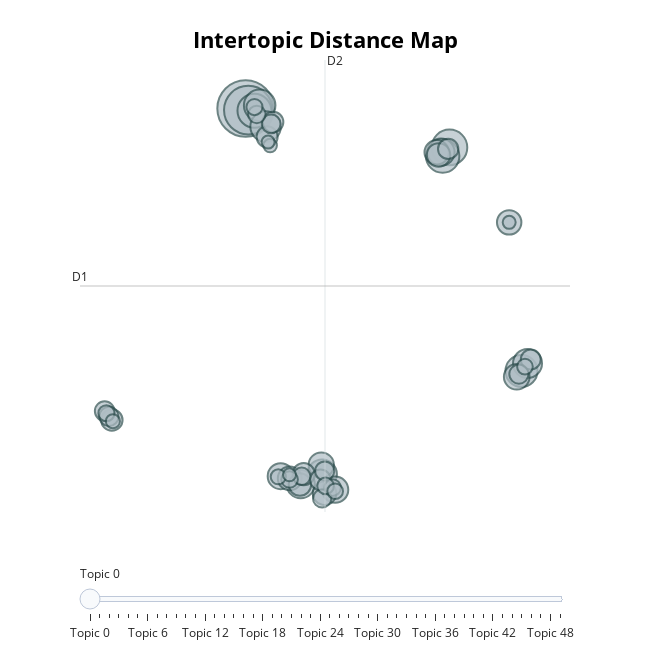

The notebook cell this image was saved under:
### Markdown cell above
### Tópicos

Técnica de modelado de tópicos con `transformers` y `TF-IDF`:

### Code cell
# remove urls, mentions, hashtags and numbers
p.set_options(p.OPT.URL, p.OPT.MENTION, p.OPT.NUMBER)
attacks["text_pre"] = attacks["text_pre"].apply(lambda x: p.clean(x))


# filter column
docs = attacks["text_pre"]

# calculate topics and probabilities
topic_model = BERTopic(
    language="multilingual", calculate_probabilities=True, verbose=True
)

# training
topics, probs = topic_model.fit_transform(docs)

# visualize topics
topic_model.visualize_topics()

### Figure 1 — Plotly figure (JSON) as saved in the notebook; plotly's stock layout.template omitted (floating-point values rounded to 4 significant figures; data arrays with more than 128 entries replaced by an {"elided": "..."} marker saying what was removed)
{"data": [{"customdata": {"elided": "50x3 mixed values"}, "hovertemplate": "<b>Topic %{customdata[0]}</b><br>%{customdata[1]}<br>Size: %{customdata[2]}", "legendgroup": "", "marker": {"color": "#B0BEC5", "line": {"color": "DarkSlateGrey", "width": 2}, "size": [209, 154, 83, 75, 73, 67, 65, 61, 57, 55, 52, 48, 45, 44, 43, 42, 39, 39, 37, 36, 36, 33, 32, 30, 29, 28, 28, 27, 26, 25, 24, 24, 24, 23, 22, 20, 20, 18, 18, 18, 17, 17, 16, 16, 15, 13, 12, 11, 11, 11], "sizemode": "area", "sizeref": 0.1306, "symbol": "circle"}, "mode": "markers", "name": "", "orientation": "v", "showlegend": false, "type": "scatter", "x": [-1.511, -1.336, 11.67, -0.9411, 11.23, 16.33, -0.6013, -0.2173, 3.438, 16.72, 2.054, 11.13, 4.281, 0.7563, 16.03, 3.383, 10.85, 15.54, 1.342, 3.595, 10.97, 2.002, 2.246, -10.16, -0.1196, 3.332, 0.2613, 11.59, 16.93, -10.63, -10.35, 16.17, 3.605, 0.1394, 3.439, 2.113, -0.785, 4.115, 3.66, 1.333, -10.51, -0.9371, 4.282, 16.56, 0.6037, -10.1, 0.0746, 15.54, 1.327, -0.05785], "xaxis": "x", "y": [15.57, 15.48, 13.54, 15.44, 13.09, 1.916, 15.73, 14.62, -3.451, 2.302, -3.973, 13.3, -4.26, -3.556, 1.613, -2.98, 13.29, 9.643, -3.672, -4.444, 13.15, -3.991, -3.452, -0.6368, 14.09, -3.749, 14.86, 13.46, 2.511, -0.1701, -0.4487, 1.751, -3.288, 14.76, -4.713, -3.562, 15.26, -4.153, -4.063, -3.732, -0.2858, 15.64, -4.34, 2.137, -3.588, -0.7027, 13.64, 9.643, -3.483, 13.82], "yaxis": "y"}], "layout": {"annotations": [{"showarrow": false, "text": "D1", "x": -12.22, "y": 6.333, "yshift": 10}, {"showarrow": false, "text": "D2", "x": 3.624, "xshift": 10, "y": 18.09}], "height": 650, "hoverlabel": {"bgcolor": "white", "font": {"family": "Rockwell", "size": 16}}, "legend": {"itemsizing": "constant", "tracegroupgap": 0}, "margin": {"t": 60}, "shapes": [{"line": {"color": "#CFD8DC", "width": 2}, "type": "line", "x0": 3.624, "x1": 3.624, "y0": -5.42, "y1": 18.09}, {"line": {"color": "#9E9E9E", "width": 2}, "type": "line", "x0": -12.22, "x1": 19.47, "y0": 6.333, "y1": 6.333}], "sliders": [{"active": 0, "pad": {"t": 50}, "steps": [{"args": [{"marker.color": [["red", "#B0BEC5", "#B0BEC5", "#B0BEC5", "#B0BEC5", "#B0BEC5", "#B0BEC5", "#B0BEC5", "#B0BEC5", "#B0BEC5", "#B0BEC5", "#B0BEC5", "#B0BEC5", "#B0BEC5", "#B0BEC5", "#B0BEC5", "#B0BEC5", "#B0BEC5", "#B0BEC5", "#B0BEC5", "#B0BEC5", "#B0BEC5", "#B0BEC5", "#B0BEC5", "#B0BEC5", "#B0BEC5", "#B0BEC5", "#B0BEC5", "#B0BEC5", "#B0BEC5", "#B0BEC5", "#B0BEC5", "#B0BEC5", "#B0BEC5", "#B0BEC5", "#B0BEC5", "#B0BEC5", "#B0BEC5", "#B0BEC5", "#B0BEC5", "#B0BEC5", "#B0BEC5", "#B0BEC5", "#B0BEC5", "#B0BEC5", "#B0BEC5", "#B0BEC5", "#B0BEC5", "#B0BEC5", "#B0BEC5"]]}], "label": "Topic 0", "method": "update"}, {"args": [{"marker.color": [["#B0BEC5", "red", "#B0BEC5", "#B0BEC5", "#B0BEC5", "#B0BEC5", "#B0BEC5", "#B0BEC5", "#B0BEC5", "#B0BEC5", "#B0BEC5", "#B0BEC5", "#B0BEC5", "#B0BEC5", "#B0BEC5", "#B0BEC5", "#B0BEC5", "#B0BEC5", "#B0BEC5", "#B0BEC5", "#B0BEC5", "#B0BEC5", "#B0BEC5", "#B0BEC5", "#B0BEC5", "#B0BEC5", "#B0BEC5", "#B0BEC5", "#B0BEC5", "#B0BEC5", "#B0BEC5", "#B0BEC5", "#B0BEC5", "#B0BEC5", "#B0BEC5", "#B0BEC5", "#B0BEC5", "#B0BEC5", "#B0BEC5", "#B0BEC5", "#B0BEC5", "#B0BEC5", "#B0BEC5", "#B0BEC5", "#B0BEC5", "#B0BEC5", "#B0BEC5", "#B0BEC5", "#B0BEC5", "#B0BEC5"]]}], "label": "Topic 1", "method": "update"}, {"args": [{"marker.color": [["#B0BEC5", "#B0BEC5", "red", "#B0BEC5", "#B0BEC5", "#B0BEC5", "#B0BEC5", "#B0BEC5", "#B0BEC5", "#B0BEC5", "#B0BEC5", "#B0BEC5", "#B0BEC5", "#B0BEC5", "#B0BEC5", "#B0BEC5", "#B0BEC5", "#B0BEC5", "#B0BEC5", "#B0BEC5", "#B0BEC5", "#B0BEC5", "#B0BEC5", "#B0BEC5", "#B0BEC5", "#B0BEC5", "#B0BEC5", "#B0BEC5", "#B0BEC5", "#B0BEC5", "#B0BEC5", "#B0BEC5", "#B0BEC5", "#B0BEC5", "#B0BEC5", "#B0BEC5", "#B0BEC5", "#B0BEC5", "#B0BEC5", "#B0BEC5", "#B0BEC5", "#B0BEC5", "#B0BEC5", "#B0BEC5", "#B0BEC5", "#B0BEC5", "#B0BEC5", "#B0BEC5", "#B0BEC5", "#B0BEC5"]]}], "label": "Topic 2", "method": "update"}, {"args": [{"marker.color": [["#B0BEC5", "#B0BEC5", "#B0BEC5", "red", "#B0BEC5", "#B0BEC5", "#B0BEC5", "#B0BEC5", "#B0BEC5", "#B0BEC5", "#B0BEC5", "#B0BEC5", "#B0BEC5", "#B0BEC5", "#B0BEC5", "#B0BEC5", "#B0BEC5", "#B0BEC5", "#B0BEC5", "#B0BEC5", "#B0BEC5", "#B0BEC5", "#B0BEC5", "#B0BEC5", "#B0BEC5", "#B0BEC5", "#B0BEC5", "#B0BEC5", "#B0BEC5", "#B0BEC5", "#B0BEC5", "#B0BEC5", "#B0BEC5", "#B0BEC5", "#B0BEC5", "#B0BEC5", "#B0BEC5", "#B0BEC5", "#B0BEC5", "#B0BEC5", "#B0BEC5", "#B0BEC5", "#B0BEC5", "#B0BEC5", "#B0BEC5", "#B0BEC5", "#B0BEC5", "#B0BEC5", "#B0BEC5", "#B0BEC5"]]}], "label": "Topic 3", "method": "update"}, {"args": [{"marker.color": [["#B0BEC5", "#B0BEC5", "#B0BEC5", "#B0BEC5", "red", "#B0BEC5", "#B0BEC5", "#B0BEC5", "#B0BEC5", "#B0BEC5", "#B0BEC5", "#B0BEC5", "#B0BEC5", "#B0BEC5", "#B0BEC5", "#B0BEC5", "#B0BEC5", "#B0BEC5", "#B0BEC5", "#B0BEC5", "#B0BEC5", "#B0BEC5", "#B0BEC5", "#B0BEC5", "#B0BEC5", "#B0BEC5", "#B0BEC5", "#B0BEC5", "#B0BEC5", "#B0BEC5", "#B0BEC5", "#B0BEC5", "#B0BEC5", "#B0BEC5", "#B0BEC5", "#B0BEC5", "#B0BEC5", "#B0BEC5", "#B0BEC5", "#B0BEC5", "#B0BEC5", "#B0BEC5", "#B0BEC5", "#B0BEC5", "#B0BEC5", "#B0BEC5", "#B0BEC5", "#B0BEC5", "#B0BEC5", "#B0BEC5"]]}], "label": "Topic 4", "method": "update"}, {"args": [{"marker.color": [["#B0BEC5", "#B0BEC5", "#B0BEC5", "#B0BEC5", "#B0BEC5", "red", "#B0BEC5", "#B0BEC5", "#B0BEC5", "#B0BEC5", "#B0BEC5", "#B0BEC5", "#B0BEC5", "#B0BEC5", "#B0BEC5", "#B0BEC5", "#B0BEC5", "#B0BEC5", "#B0BEC5", "#B0BEC5", "#B0BEC5", "#B0BEC5", "#B0BEC5", "#B0BEC5", "#B0BEC5", "#B0BEC5", "#B0BEC5", "#B0BEC5", "#B0BEC5", "#B0BEC5", "#B0BEC5", "#B0BEC5", "#B0BEC5", "#B0BEC5", "#B0BEC5", "#B0BEC5", "#B0BEC5", "#B0BEC5", "#B0BEC5", "#B0BEC5", "#B0BEC5", "#B0BEC5", "#B0BEC5", "#B0BEC5", "#B0BEC5", "#B0BEC5", "#B0BEC5", "#B0BEC5", "#B0BEC5", "#B0BEC5"]]}], "label": "Topic 5", "method": "update"}, {"args": [{"marker.color": [["#B0BEC5", "#B0BEC5", "#B0BEC5", "#B0BEC5", "#B0BEC5", "#B0BEC5", "red", "#B0BEC5", "#B0BEC5", "#B0BEC5", "#B0BEC5", "#B0BEC5", "#B0BEC5", "#B0BEC5", "#B0BEC5", "#B0BEC5", "#B0BEC5", "#B0BEC5", "#B0BEC5", "#B0BEC5", "#B0BEC5", "#B0BEC5", "#B0BEC5", "#B0BEC5", "#B0BEC5", "#B0BEC5", "#B0BEC5", "#B0BEC5", "#B0BEC5", "#B0BEC5", "#B0BEC5", "#B0BEC5", "#B0BEC5", "#B0BEC5", "#B0BEC5", "#B0BEC5", "#B0BEC5", "#B0BEC5", "#B0BEC5", "#B0BEC5", "#B0BEC5", "#B0BEC5", "#B0BEC5", "#B0BEC5", "#B0BEC5", "#B0BEC5", "#B0BEC5", "#B0BEC5", "#B0BEC5", "#B0BEC5"]]}], "label": "Topic 6", "method": "update"}, {"args": [{"marker.color": [["#B0BEC5", "#B0BEC5", "#B0BEC5", "#B0BEC5", "#B0BEC5", "#B0BEC5", "#B0BEC5", "red", "#B0BEC5", "#B0BEC5", "#B0BEC5", "#B0BEC5", "#B0BEC5", "#B0BEC5", "#B0BEC5", "#B0BEC5", "#B0BEC5", "#B0BEC5", "#B0BEC5", "#B0BEC5", "#B0BEC5", "#B0BEC5", "#B0BEC5", "#B0BEC5", "#B0BEC5", "#B0BEC5", "#B0BEC5", "#B0BEC5", "#B0BEC5", "#B0BEC5", "#B0BEC5", "#B0BEC5", "#B0BEC5", "#B0BEC5", "#B0BEC5", "#B0BEC5", "#B0BEC5", "#B0BEC5", "#B0BEC5", "#B0BEC5", "#B0BEC5", "#B0BEC5", "#B0BEC5", "#B0BEC5", "#B0BEC5", "#B0BEC5", "#B0BEC5", "#B0BEC5", "#B0BEC5", "#B0BEC5"]]}], "label": "Topic 7", "method": "update"}, {"args": [{"marker.color": [["#B0BEC5", "#B0BEC5", "#B0BEC5", "#B0BEC5", "#B0BEC5", "#B0BEC5", "#B0BEC5", "#B0BEC5", "red", "#B0BEC5", "#B0BEC5", "#B0BEC5", "#B0BEC5", "#B0BEC5", "#B0BEC5", "#B0BEC5", "#B0BEC5", "#B0BEC5", "#B0BEC5", "#B0BEC5", "#B0BEC5", "#B0BEC5", "#B0BEC5", "#B0BEC5", "#B0BEC5", "#B0BEC5", "#B0BEC5", "#B0BEC5", "#B0BEC5", "#B0BEC5", "#B0BEC5", "#B0BEC5", "#B0BEC5", "#B0BEC5", "#B0BEC5", "#B0BEC5", "#B0BEC5", "#B0BEC5", "#B0BEC5", "#B0BEC5", "#B0BEC5", "#B0BEC5", "#B0BEC5", "#B0BEC5", "#B0BEC5", "#B0BEC5", "#B0BEC5", "#B0BEC5", "#B0BEC5", "#B0BEC5"]]}], "label": "Topic 8", "method": "update"}, {"args": [{"marker.color": [["#B0BEC5", "#B0BEC5", "#B0BEC5", "#B0BEC5", "#B0BEC5", "#B0BEC5", "#B0BEC5", "#B0BEC5", "#B0BEC5", "red", "#B0BEC5", "#B0BEC5", "#B0BEC5", "#B0BEC5", "#B0BEC5", "#B0BEC5", "#B0BEC5", "#B0BEC5", "#B0BEC5", "#B0BEC5", "#B0BEC5", "#B0BEC5", "#B0BEC5", "#B0BEC5", "#B0BEC5", "#B0BEC5", "#B0BEC5", "#B0BEC5", "#B0BEC5", "#B0BEC5", "#B0BEC5", "#B0BEC5", "#B0BEC5", "#B0BEC5", "#B0BEC5", "#B0BEC5", "#B0BEC5", "#B0BEC5", "#B0BEC5", "#B0BEC5", "#B0BEC5", "#B0BEC5", "#B0BEC5", "#B0BEC5", "#B0BEC5", "#B0BEC5", "#B0BEC5", "#B0BEC5", "#B0BEC5", "#B0BEC5"]]}], "label": "Topic 9", "method": "update"}, {"args": [{"marker.color": [["#B0BEC5", "#B0BEC5", "#B0BEC5", "#B0BEC5", "#B0BEC5", "#B0BEC5", "#B0BEC5", "#B0BEC5", "#B0BEC5", "#B0BEC5", "red", "#B0BEC5", "#B0BEC5", "#B0BEC5", "#B0BEC5", "#B0BEC5", "#B0BEC5", "#B0BEC5", "#B0BEC5", "#B0BEC5", "#B0BEC5", "#B0BEC5", "#B0BEC5", "#B0BEC5", "#B0BEC5", "#B0BEC5", "#B0BEC5", "#B0BEC5", "#B0BEC5", "#B0BEC5", "#B0BEC5", "#B0BEC5", "#B0BEC5", "#B0BEC5", "#B0BEC5", "#B0BEC5", "#B0BEC5", "#B0BEC5", "#B0BEC5", "#B0BEC5", "#B0BEC5", "#B0BEC5", "#B0BEC5", "#B0BEC5", "#B0BEC5", "#B0BEC5", "#B0BEC5", "#B0BEC5", "#B0BEC5", "#B0BEC5"]]}], "label": "Topic 10", "method": "update"}, {"args": [{"marker.color": [["#B0BEC5", "#B0BEC5", "#B0BEC5", "#B0BEC5", "#B0BEC5", "#B0BEC5", "#B0BEC5", "#B0BEC5", "#B0BEC5", "#B0BEC5", "#B0BEC5", "red", "#B0BEC5", "#B0BEC5", "#B0BEC5", "#B0BEC5", "#B0BEC5", "#B0BEC5", "#B0BEC5", "#B0BEC5", "#B0BEC5", "#B0BEC5", "#B0BEC5", "#B0BEC5", "#B0BEC5", "#B0BEC5", "#B0BEC5", "#B0BEC5", "#B0BEC5", "#B0BEC5", "#B0BEC5", "#B0BEC5", "#B0BEC5", "#B0BEC5", "#B0BEC5", "#B0BEC5", "#B0BEC5", "#B0BEC5", "#B0BEC5", "#B0BEC5", "#B0BEC5", "#B0BEC5", "#B0BEC5", "#B0BEC5", "#B0BEC5", "#B0BEC5", "#B0BEC5", "#B0BEC5", "#B0BEC5", "#B0BEC5"]]}], "label": "Topic 11", "method": "update"}, {"args": [{"marker.color": [["#B0BEC5", "#B0BEC5", "#B0BEC5", "#B0BEC5", "#B0BEC5", "#B0BEC5", "#B0BEC5", "#B0BEC5", "#B0BEC5", "#B0BEC5", "#B0BEC5", "#B0BEC5", "red", "#B0BEC5", "#B0BEC5", "#B0BEC5", "#B0BEC5", "#B0BEC5", "#B0BEC5", "#B0BEC5", "#B0BEC5", "#B0BEC5", "#B0BEC5", "#B0BEC5", "#B0BEC5", "#B0BEC5", "#B0BEC5", "#B0BEC5", "#B0BEC5", "#B0BEC5", "#B0BEC5", "#B0BEC5", "#B0BEC5", "#B0BEC5", "#B0BEC5", "#B0BEC5", "#B0BEC5", "#B0BEC5", "#B0BEC5", "#B0BEC5", "#B0BEC5", "#B0BEC5", "#B0BEC5", "#B0BEC5", "#B0BEC5", "#B0BEC5", "#B0BEC5", "#B0BEC5", "#B0BEC5", "#B0BEC5"]]}], "label": "Topic 12", "method": "update"}, {"args": [{"marker.color": [["#B0BEC5", "#B0BEC5", "#B0BEC5", "#B0BEC5", "#B0BEC5", "#B0BEC5", "#B0BEC5", "#B0BEC5", "#B0BEC5", "#B0BEC5", "#B0BEC5", "#B0BEC5", "#B0BEC5", "red", "#B0BEC5", "#B0BEC5", "#B0BEC5", "#B0BEC5", "#B0BEC5", "#B0BEC5", "#B0BEC5", "#B0BEC5", "#B0BEC5", "#B0BEC5", "#B0BEC5", "#B0BEC5", "#B0BEC5", "#B0BEC5", "#B0BEC5", "#B0BEC5", "#B0BEC5", "#B0BEC5", "#B0BEC5", "#B0BEC5", "#B0BEC5", "#B0BEC5", "#B0BEC5", "#B0BEC5", "#B0BEC5", "#B0BEC5", "#B0BEC5", "#B0BEC5", "#B0BEC5", "#B0BEC5", "#B0BEC5", "#B0BEC5", "#B0BEC5", "#B0BEC5", "#B0BEC5", "#B0BEC5"]]}], "label": "Topic 13", "method": "update"}, {"args": [{"marker.color": [["#B0BEC5", "#B0BEC5", "#B0BEC5", "#B0BEC5", "#B0BEC5", "#B0BEC5", "#B0BEC5", "#B0BEC5", "#B0BEC5", "#B0BEC5", "#B0BEC5", "#B0BEC5", "#B0BEC5", "#B0BEC5", "red", "#B0BEC5", "#B0BEC5", "#B0BEC5", "#B0BEC5", "#B0BEC5", "#B0BEC5", "#B0BEC5", "#B0BEC5", "#B0BEC5", "#B0BEC5", "#B0BEC5", "#B0BEC5", "#B0BEC5", "#B0BEC5", "#B0BEC5", "#B0BEC5", "#B0BEC5", "#B0BEC5", "#B0BEC5", "#B0BEC5", "#B0BEC5", "#B0BEC5", "#B0BEC5", "#B0BEC5", "#B0BEC5", "#B0BEC5", "#B0BEC5", "#B0BEC5", "#B0BEC5", "#B0BEC5", "#B0BEC5", "#B0BEC5", "#B0BEC5", "#B0BEC5", "#B0BEC5"]]}], "label": "Topic 14", "method": "update"}, {"args": [{"marker.color": [["#B0BEC5", "#B0BEC5", "#B0BEC5", "#B0BEC5", "#B0BEC5", "#B0BEC5", "#B0BEC5", "#B0BEC5", "#B0BEC5", "#B0BEC5", "#B0BEC5", "#B0BEC5", "#B0BEC5", "#B0BEC5", "#B0BEC5", "red", "#B0BEC5", "#B0BEC5", "#B0BEC5", "#B0BEC5", "#B0BEC5", "#B0BEC5", "#B0BEC5", "#B0BEC5", "#B0BEC5", "#B0BEC5", "#B0BEC5", "#B0BEC5", "#B0BEC5", "#B0BEC5", "#B0BEC5", "#B0BEC5", "#B0BEC5", "#B0BEC5", "#B0BEC5", "#B0BEC5", "#B0BEC5", "#B0BEC5", "#B0BEC5", "#B0BEC5", "#B0BEC5", "#B0BEC5", "#B0BEC5", "#B0BEC5", "#B0BEC5", "#B0BEC5", "#B0BEC5", "#B0BEC5", "#B0BEC5", "#B0BEC5"]]}], "label": "Topic 15", "method": "update"}, {"args": [{"marker.color": [["#B0BEC5", "#B0BEC5", "#B0BEC5", "#B0BEC5", "#B0BEC5", "#B0BEC5", "#B0BEC5", "#B0BEC5", "#B0BEC5", "#B0BEC5", "#B0BEC5", "#B0BEC5", "#B0BEC5", "#B0BEC5", "#B0BEC5", "#B0BEC5", "red", "#B0BEC5", "#B0BEC5", "#B0BEC5", "#B0BEC5", "#B0BEC5", "#B0BEC5", "#B0BEC5", "#B0BEC5", "#B0BEC5", "#B0BEC5", "#B0BEC5", "#B0BEC5", "#B0BEC5", "#B0BEC5", "#B0BEC5", "#B0BEC5", "#B0BEC5", "#B0BEC5", "#B0BEC5", "#B0BEC5", "#B0BEC5", "#B0BEC5", "#B0BEC5", "#B0BEC5", "#B0BEC5", "#B0BEC5", "#B0BEC5", "#B0BEC5", "#B0BEC5", "#B0BEC5", "#B0BEC5", "#B0BEC5", "#B0BEC5"]]}], "label": "Topic 16", "method": "update"}, {"args": [{"marker.color": [["#B0BEC5", "#B0BEC5", "#B0BEC5", "#B0BEC5", "#B0BEC5", "#B0BEC5", "#B0BEC5", "#B0BEC5", "#B0BEC5", "#B0BEC5", "#B0BEC5", "#B0BEC5", "#B0BEC5", "#B0BEC5", "#B0BEC5", "#B0BEC5", "#B0BEC5", "red", "#B0BEC5", "#B0BEC5", "#B0BEC5", "#B0BEC5", "#B0BEC5", "#B0BEC5", "#B0BEC5", "#B0BEC5", "#B0BEC5", "#B0BEC5", "#B0BEC5", "#B0BEC5", "#B0BEC5", "#B0BEC5", "#B0BEC5", "#B0BEC5", "#B0BEC5", "#B0BEC5", "#B0BEC5", "#B0BEC5", "#B0BEC5", "#B0BEC5", "#B0BEC5", "#B0BEC5", "#B0BEC5", "#B0BEC5", "#B0BEC5", "#B0BEC5", "#B0BEC5", "#B0BEC5", "#B0BEC5", "#B0BEC5"]]}], "label": "Topic 17", "method": "update"}, {"args": [{"marker.color": [["#B0BEC5", "#B0BEC5", "#B0BEC5", "#B0BEC5", "#B0BEC5", "#B0BEC5", "#B0BEC5", "#B0BEC5", "#B0BEC5", "#B0BEC5", "#B0BEC5", "#B0BEC5", "#B0BEC5", "#B0BEC5", "#B0BEC5", "#B0BEC5", "#B0BEC5", "#B0BEC5", "red", "#B0BEC5", "#B0BEC5", "#B0BEC5", "#B0BEC5", "#B0BEC5", "#B0BEC5", "#B0BEC5", "#B0BEC5", "#B0BEC5", "#B0BEC5", "#B0BEC5", "#B0BEC5", "#B0BEC5", "#B0BEC5", "#B0BEC5", "#B0BEC5", "#B0BEC5", "#B0BEC5", "#B0BEC5", "#B0BEC5", "#B0BEC5", "#B0BEC5", "#B0BEC5", "#B0BEC5", "#B0BEC5", "#B0BEC5", "#B0BEC5", "#B0BEC5", "#B0BEC5", "#B0BEC5", "#B0BEC5"]]}], "label": "Topic 18", "method": "update"}, {"args": [{"marker.color": [["#B0BEC5", "#B0BEC5", "#B0BEC5", "#B0BEC5", "#B0BEC5", "#B0BEC5", "#B0BEC5", "#B0BEC5", "#B0BEC5", "#B0BEC5", "#B0BEC5", "#B0BEC5", "#B0BEC5", "#B0BEC5", "#B0BEC5", "#B0BEC5", "#B0BEC5", "#B0BEC5", "#B0BEC5", "red", "#B0BEC5", "#B0BEC5", "#B0BEC5", "#B0BEC5", "#B0BEC5", "#B0BEC5", "#B0BEC5", "#B0BEC5", "#B0BEC5", "#B0BEC5", "#B0BEC5", "#B0BEC5", "#B0BEC5", "#B0BEC5", "#B0BEC5", "#B0BEC5", "#B0BEC5", "#B0BEC5", "#B0BEC5", "#B0BEC5", "#B0BEC5", "#B0BEC5", "#B0BEC5", "#B0BEC5", "#B0BEC5", "#B0BEC5", "#B0BEC5", "#B0BEC5", "#B0BEC5", "#B0BEC5"]]}], "label": "Topic 19", "method": "update"}, {"args": [{"marker.color": [["#B0BEC5", "#B0BEC5", "#B0BEC5", "#B0BEC5", "#B0BEC5", "#B0BEC5", "#B0BEC5", "#B0BEC5", "#B0BEC5", "#B0BEC5", "#B0BEC5", "#B0BEC5", "#B0BEC5", "#B0BEC5", "#B0BEC5", "#B0BEC5", "#B0BEC5", "#B0BEC5", "#B0BEC5", "#B0BEC5", "red", "#B0BEC5", "#B0BEC5", "#B0BEC5", "#B0BEC5", "#B0BEC5", "#B0BEC5", "#B0BEC5", "#B0BEC5", "#B0BEC5", "#B0BEC5", "#B0BEC5", "#B0BEC5", "#B0BEC5", "#B0BEC5", "#B0BEC5", "#B0BEC5", "#B0BEC5", "#B0BEC5", "#B0BEC5", "#B0BEC5", "#B0BEC5", "#B0BEC5", "#B0BEC5", "#B0BEC5", "#B0BEC5", "#B0BEC5", "#B0BEC5", "#B0BEC5", "#B0BEC5"]]}], "label": "Topic 20", "method": "update"}, {"args": [{"marker.color": [["#B0BEC5", "#B0BEC5", "#B0BEC5", "#B0BEC5", "#B0BEC5", "#B0BEC5", "#B0BEC5", "#B0BEC5", "#B0BEC5", "#B0BEC5", "#B0BEC5", "#B0BEC5", "#B0BEC5", "#B0BEC5", "#B0BEC5", "#B0BEC5", "#B0BEC5", "#B0BEC5", "#B0BEC5", "#B0BEC5", "#B0BEC5", "red", "#B0BEC5", "#B0BEC5", "#B0BEC5", "#B0BEC5", "#B0BEC5", "#B0BEC5", "#B0BEC5", "#B0BEC5", "#B0BEC5", "#B0BEC5", "#B0BEC5", "#B0BEC5", "#B0BEC5", "#B0BEC5", "#B0BEC5", "#B0BEC5", "#B0BEC5", "#B0BEC5", "#B0BEC5", "#B0BEC5", "#B0BEC5", "#B0BEC5", "#B0BEC5", "#B0BEC5", "#B0BEC5", "#B0BEC5", "#B0BEC5", "#B0BEC5"]]}], "label": "Topic 21", "method": "update"}, {"args": [{"marker.color": [["#B0BEC5", "#B0BEC5", "#B0BEC5", "#B0BEC5", "#B0BEC5", "#B0BEC5", "#B0BEC5", "#B0BEC5", "#B0BEC5", "#B0BEC5", "#B0BEC5", "#B0BEC5", "#B0BEC5", "#B0BEC5", "#B0BEC5", "#B0BEC5", "#B0BEC5", "#B0BEC5", "#B0BEC5", "#B0BEC5", "#B0BEC5", "#B0BEC5", "red", "#B0BEC5", "#B0BEC5", "#B0BEC5", "#B0BEC5", "#B0BEC5", "#B0BEC5", "#B0BEC5", "#B0BEC5", "#B0BEC5", "#B0BEC5", "#B0BEC5", "#B0BEC5", "#B0BEC5", "#B0BEC5", "#B0BEC5", "#B0BEC5", "#B0BEC5", "#B0BEC5", "#B0BEC5", "#B0BEC5", "#B0BEC5", "#B0BEC5", "#B0BEC5", "#B0BEC5", "#B0BEC5", "#B0BEC5", "#B0BEC5"]]}], "label": "Topic 22", "method": "update"}, {"args": [{"marker.color": [["#B0BEC5", "#B0BEC5", "#B0BEC5", "#B0BEC5", "#B0BEC5", "#B0BEC5", "#B0BEC5", "#B0BEC5", "#B0BEC5", "#B0BEC5", "#B0BEC5", "#B0BEC5", "#B0BEC5", "#B0BEC5", "#B0BEC5", "#B0BEC5", "#B0BEC5", "#B0BEC5", "#B0BEC5", "#B0BEC5", "#B0BEC5", "#B0BEC5", "#B0BEC5", "red", "#B0BEC5", "#B0BEC5", "#B0BEC5", "#B0BEC5", "#B0BEC5", "#B0BEC5", "#B0BEC5", "#B0BEC5", "#B0BEC5", "#B0BEC5", "#B0BEC5", "#B0BEC5", "#B0BEC5", "#B0BEC5", "#B0BEC5", "#B0BEC5", "#B0BEC5", "#B0BEC5", "#B0BEC5", "#B0BEC5", "#B0BEC5", "#B0BEC5", "#B0BEC5", "#B0BEC5", "#B0BEC5", "#B0BEC5"]]}], "label": "Topic 23", "method": "update"}, {"args": [{"marker.color": [["#B0BEC5", "#B0BEC5", "#B0BEC5", "#B0BEC5", "#B0BEC5", "#B0BEC5", "#B0BEC5", "#B0BEC5", "#B0BEC5", "#B0BEC5", "#B0BEC5", "#B0BEC5", "#B0BEC5", "#B0BEC5", "#B0BEC5", "#B0BEC5", "#B0BEC5", "#B0BEC5", "#B0BEC5", "#B0BEC5", "#B0BEC5", "#B0BEC5", "#B0BEC5", "#B0BEC5", "red", "#B0BEC5", "#B0BEC5", "#B0BEC5", "#B0BEC5", "#B0BEC5", "#B0BEC5", "#B0BEC5", "#B0BEC5", "#B0BEC5", "#B0BEC5", "#B0BEC5", "#B0BEC5", "#B0BEC5", "#B0BEC5", "#B0BEC5", "#B0BEC5", "#B0BEC5", "#B0BEC5", "#B0BEC5", "#B0BEC5", "#B0BEC5", "#B0BEC5", "#B0BEC5", "#B0BEC5", "#B0BEC5"]]}], "label": "Topic 24", "method": "update"}, {"args": [{"marker.color": [["#B0BEC5", "#B0BEC5", "#B0BEC5", "#B0BEC5", "#B0BEC5", "#B0BEC5", "#B0BEC5", "#B0BEC5", "#B0BEC5", "#B0BEC5", "#B0BEC5", "#B0BEC5", "#B0BEC5", "#B0BEC5", "#B0BEC5", "#B0BEC5", "#B0BEC5", "#B0BEC5", "#B0BEC5", "#B0BEC5", "#B0BEC5", "#B0BEC5", "#B0BEC5", "#B0BEC5", "#B0BEC5", "red", "#B0BEC5", "#B0BEC5", "#B0BEC5", "#B0BEC5", "#B0BEC5", "#B0BEC5", "#B0BEC5", "#B0BEC5", "#B0BEC5", "#B0BEC5", "#B0BEC5", "#B0BEC5", "#B0BEC5", "#B0BEC5", "#B0BEC5", "#B0BEC5", "#B0BEC5", "#B0BEC5", "#B0BEC5", "#B0BEC5", "#B0BEC5", "#B0BEC5", "#B0BEC5", "#B0BEC5"]]}], "label": "Topic 25", "method": "update"}, {"args": [{"marker.color": [["#B0BEC5", "#B0BEC5", "#B0BEC5", "#B0BEC5", "#B0BEC5", "#B0BEC5", "#B0BEC5", "#B0BEC5", "#B0BEC5", "#B0BEC5", "#B0BEC5", "#B0BEC5", "#B0BEC5", "#B0BEC5", "#B0BEC5", "#B0BEC5", "#B0BEC5", "#B0BEC5", "#B0BEC5", "#B0BEC5", "#B0BEC5", "#B0BEC5", "#B0BEC5", "#B0BEC5", "#B0BEC5", "#B0BEC5", "red", "#B0BEC5", "#B0BEC5", "#B0BEC5", "#B0BEC5", "#B0BEC5", "#B0BEC5", "#B0BEC5", "#B0BEC5", "#B0BEC5", "#B0BEC5", "#B0BEC5", "#B0BEC5", "#B0BEC5", "#B0BEC5", "#B0BEC5", "#B0BEC5", "#B0BEC5", "#B0BEC5", "#B0BEC5", "#B0BEC5", "#B0BEC5", "#B0BEC5", "#B0BEC5"]]}], "label": "Topic 26", "method": "update"}, {"args": [{"marker.color": [["#B0BEC5", "#B0BEC5", "#B0BEC5", "#B0BEC5", "#B0BEC5", "#B0BEC5", "#B0BEC5", "#B0BEC5", "#B0BEC5", "#B0BEC5", "#B0BEC5", "#B0BEC5", "#B0BEC5", "#B0BEC5", "#B0BEC5", "#B0BEC5", "#B0BEC5", "#B0BEC5", "#B0BEC5", "#B0BEC5", "#B0BEC5", "#B0BEC5", "#B0BEC5", "#B0BEC5", "#B0BEC5", "#B0BEC5", "#B0BEC5", "red", "#B0BEC5", "#B0BEC5", "#B0BEC5", "#B0BEC5", "#B0BEC5", "#B0BEC5", "#B0BEC5", "#B0BEC5", "#B0BEC5", "#B0BEC5", "#B0BEC5", "#B0BEC5", "#B0BEC5", "#B0BEC5", "#B0BEC5", "#B0BEC5", "#B0BEC5", "#B0BEC5", "#B0BEC5", "#B0BEC5", "#B0BEC5", "#B0BEC5"]]}], "label": "Topic 27", "method": "update"}, {"args": [{"marker.color": [["#B0BEC5", "#B0BEC5", "#B0BEC5", "#B0BEC5", "#B0BEC5", "#B0BEC5", "#B0BEC5", "#B0BEC5", "#B0BEC5", "#B0BEC5", "#B0BEC5", "#B0BEC5", "#B0BEC5", "#B0BEC5", "#B0BEC5", "#B0BEC5", "#B0BEC5", "#B0BEC5", "#B0BEC5", "#B0BEC5", "#B0BEC5", "#B0BEC5", "#B0BEC5", "#B0BEC5", "#B0BEC5", "#B0BEC5", "#B0BEC5", "#B0BEC5", "red", "#B0BEC5", "#B0BEC5", "#B0BEC5", "#B0BEC5", "#B0BEC5", "#B0BEC5", "#B0BEC5", "#B0BEC5", "#B0BEC5", "#B0BEC5", "#B0BEC5", "#B0BEC5", "#B0BEC5", "#B0BEC5", "#B0BEC5", "#B0BEC5", "#B0BEC5", "#B0BEC5", "#B0BEC5", "#B0BEC5", "#B0BEC5"]]}], "label": "Topic 28", "method": "update"}, {"args": [{"marker.color": [["#B0BEC5", "#B0BEC5", "#B0BEC5", "#B0BEC5", "#B0BEC5", "#B0BEC5", "#B0BEC5", "#B0BEC5", "#B0BEC5", "#B0BEC5", "#B0BEC5", "#B0BEC5", "#B0BEC5", "#B0BEC5", "#B0BEC5", "#B0BEC5", "#B0BEC5", "#B0BEC5", "#B0BEC5", "#B0BEC5", "#B0BEC5", "#B0BEC5", "#B0BEC5", "#B0BEC5", "#B0BEC5", "#B0BEC5", "#B0BEC5", "#B0BEC5", "#B0BEC5", "red", "#B0BEC5", "#B0BEC5", "#B0BEC5", "#B0BEC5", "#B0BEC5", "#B0BEC5", "#B0BEC5", "#B0BEC5", "#B0BEC5", "#B0BEC5", "#B0BEC5", "#B0BEC5", "#B0BEC5", "#B0BEC5", "#B0BEC5", "#B0BEC5", "#B0BEC5", "#B0BEC5", "#B0BEC5", "#B0BEC5"]]}], "label": "Topic 29", "method": "update"}, {"args": [{"marker.color": [["#B0BEC5", "#B0BEC5", "#B0BEC5", "#B0BEC5", "#B0BEC5", "#B0BEC5", "#B0BEC5", "#B0BEC5", "#B0BEC5", "#B0BEC5", "#B0BEC5", "#B0BEC5", "#B0BEC5", "#B0BEC5", "#B0BEC5", "#B0BEC5", "#B0BEC5", "#B0BEC5", "#B0BEC5", "#B0BEC5", "#B0BEC5", "#B0BEC5", "#B0BEC5", "#B0BEC5", "#B0BEC5", "#B0BEC5", "#B0BEC5", "#B0BEC5", "#B0BEC5", "#B0BEC5", "red", "#B0BEC5", "#B0BEC5", "#B0BEC5", "#B0BEC5", "#B0BEC5", "#B0BEC5", "#B0BEC5", "#B0BEC5", "#B0BEC5", "#B0BEC5", "#B0BEC5", "#B0BEC5", "#B0BEC5", "#B0BEC5", "#B0BEC5", "#B0BEC5", "#B0BEC5", "#B0BEC5", "#B0BEC5"]]}], "label": "Topic 30", "method": "update"}, {"args": [{"marker.color": [["#B0BEC5", "#B0BEC5", "#B0BEC5", "#B0BEC5", "#B0BEC5", "#B0BEC5", "#B0BEC5", "#B0BEC5", "#B0BEC5", "#B0BEC5", "#B0BEC5", "#B0BEC5", "#B0BEC5", "#B0BEC5", "#B0BEC5", "#B0BEC5", "#B0BEC5", "#B0BEC5", "#B0BEC5", "#B0BEC5", "#B0BEC5", "#B0BEC5", "#B0BEC5", "#B0BEC5", "#B0BEC5", "#B0BEC5", "#B0BEC5", "#B0BEC5", "#B0BEC5", "#B0BEC5", "#B0BEC5", "red", "#B0BEC5", "#B0BEC5", "#B0BEC5", "#B0BEC5", "#B0BEC5", "#B0BEC5", "#B0BEC5", "#B0BEC5", "#B0BEC5", "#B0BEC5", "#B0BEC5", "#B0BEC5", "#B0BEC5", "#B0BEC5", "#B0BEC5", "#B0BEC5", "#B0BEC5", "#B0BEC5"]]}], "label": "Topic 31", "method": "update"}, {"args": [{"marker.color": [["#B0BEC5", "#B0BEC5", "#B0BEC5", "#B0BEC5", "#B0BEC5", "#B0BEC5", "#B0BEC5", "#B0BEC5", "#B0BEC5", "#B0BEC5", "#B0BEC5", "#B0BEC5", "#B0BEC5", "#B0BEC5", "#B0BEC5", "#B0BEC5", "#B0BEC5", "#B0BEC5", "#B0BEC5", "#B0BEC5", "#B0BEC5", "#B0BEC5", "#B0BEC5", "#B0BEC5", "#B0BEC5", "#B0BEC5", "#B0BEC5", "#B0BEC5", "#B0BEC5", "#B0BEC5", "#B0BEC5", "#B0BEC5", "red", "#B0BEC5", "#B0BEC5", "#B0BEC5", "#B0BEC5", "#B0BEC5", "#B0BEC5", "#B0BEC5", "#B0BEC5", "#B0BEC5", "#B0BEC5", "#B0BEC5", "#B0BEC5", "#B0BEC5", "#B0BEC5", "#B0BEC5", "#B0BEC5", "#B0BEC5"]]}], "label": "Topic 32", "method": "update"}, {"args": [{"marker.color": [["#B0BEC5", "#B0BEC5", "#B0BEC5", "#B0BEC5", "#B0BEC5", "#B0BEC5", "#B0BEC5", "#B0BEC5", "#B0BEC5", "#B0BEC5", "#B0BEC5", "#B0BEC5", "#B0BEC5", "#B0BEC5", "#B0BEC5", "#B0BEC5", "#B0BEC5", "#B0BEC5", "#B0BEC5", "#B0BEC5", "#B0BEC5", "#B0BEC5", "#B0BEC5", "#B0BEC5", "#B0BEC5", "#B0BEC5", "#B0BEC5", "#B0BEC5", "#B0BEC5", "#B0BEC5", "#B0BEC5", "#B0BEC5", "#B0BEC5", "red", "#B0BEC5", "#B0BEC5", "#B0BEC5", "#B0BEC5", "#B0BEC5", "#B0BEC5", "#B0BEC5", "#B0BEC5", "#B0BEC5", "#B0BEC5", "#B0BEC5", "#B0BEC5", "#B0BEC5", "#B0BEC5", "#B0BEC5", "#B0BEC5"]]}], "label": "Topic 33", "method": "update"}, {"args": [{"marker.color": [["#B0BEC5", "#B0BEC5", "#B0BEC5", "#B0BEC5", "#B0BEC5", "#B0BEC5", "#B0BEC5", "#B0BEC5", "#B0BEC5", "#B0BEC5", "#B0BEC5", "#B0BEC5", "#B0BEC5", "#B0BEC5", "#B0BEC5", "#B0BEC5", "#B0BEC5", "#B0BEC5", "#B0BEC5", "#B0BEC5", "#B0BEC5", "#B0BEC5", "#B0BEC5", "#B0BEC5", "#B0BEC5", "#B0BEC5", "#B0BEC5", "#B0BEC5", "#B0BEC5", "#B0BEC5", "#B0BEC5", "#B0BEC5", "#B0BEC5", "#B0BEC5", "red", "#B0BEC5", "#B0BEC5", "#B0BEC5", "#B0BEC5", "#B0BEC5", "#B0BEC5", "#B0BEC5", "#B0BEC5", "#B0BEC5", "#B0BEC5", "#B0BEC5", "#B0BEC5", "#B0BEC5", "#B0BEC5", "#B0BEC5"]]}], "label": "Topic 34", "method": "update"}, {"args": [{"marker.color": [["#B0BEC5", "#B0BEC5", "#B0BEC5", "#B0BEC5", "#B0BEC5", "#B0BEC5", "#B0BEC5", "#B0BEC5", "#B0BEC5", "#B0BEC5", "#B0BEC5", "#B0BEC5", "#B0BEC5", "#B0BEC5", "#B0BEC5", "#B0BEC5", "#B0BEC5", "#B0BEC5", "#B0BEC5", "#B0BEC5", "#B0BEC5", "#B0BEC5", "#B0BEC5", "#B0BEC5", "#B0BEC5", "#B0BEC5", "#B0BEC5", "#B0BEC5", "#B0BEC5", "#B0BEC5", "#B0BEC5", "#B0BEC5", "#B0BEC5", "#B0BEC5", "#B0BEC5", "red", "#B0BEC5", "#B0BEC5", "#B0BEC5", "#B0BEC5", "#B0BEC5", "#B0BEC5", "#B0BEC5", "#B0BEC5", "#B0BEC5", "#B0BEC5", "#B0BEC5", "#B0BEC5", "#B0BEC5", "#B0BEC5"]]}], "label": "Topic 35", "method": "update"}, {"args": [{"marker.color": [["#B0BEC5", "#B0BEC5", "#B0BEC5", "#B0BEC5", "#B0BEC5", "#B0BEC5", "#B0BEC5", "#B0BEC5", "#B0BEC5", "#B0BEC5", "#B0BEC5", "#B0BEC5", "#B0BEC5", "#B0BEC5", "#B0BEC5", "#B0BEC5", "#B0BEC5", "#B0BEC5", "#B0BEC5", "#B0BEC5", "#B0BEC5", "#B0BEC5", "#B0BEC5", "#B0BEC5", "#B0BEC5", "#B0BEC5", "#B0BEC5", "#B0BEC5", "#B0BEC5", "#B0BEC5", "#B0BEC5", "#B0BEC5", "#B0BEC5", "#B0BEC5", "#B0BEC5", "#B0BEC5", "red", "#B0BEC5", "#B0BEC5", "#B0BEC5", "#B0BEC5", "#B0BEC5", "#B0BEC5", "#B0BEC5", "#B0BEC5", "#B0BEC5", "#B0BEC5", "#B0BEC5", "#B0BEC5", "#B0BEC5"]]}], "label": "Topic 36", "method": "update"}, {"args": [{"marker.color": [["#B0BEC5", "#B0BEC5", "#B0BEC5", "#B0BEC5", "#B0BEC5", "#B0BEC5", "#B0BEC5", "#B0BEC5", "#B0BEC5", "#B0BEC5", "#B0BEC5", "#B0BEC5", "#B0BEC5", "#B0BEC5", "#B0BEC5", "#B0BEC5", "#B0BEC5", "#B0BEC5", "#B0BEC5", "#B0BEC5", "#B0BEC5", "#B0BEC5", "#B0BEC5", "#B0BEC5", "#B0BEC5", "#B0BEC5", "#B0BEC5", "#B0BEC5", "#B0BEC5", "#B0BEC5", "#B0BEC5", "#B0BEC5", "#B0BEC5", "#B0BEC5", "#B0BEC5", "#B0BEC5", "#B0BEC5", "red", "#B0BEC5", "#B0BEC5", "#B0BEC5", "#B0BEC5", "#B0BEC5", "#B0BEC5", "#B0BEC5", "#B0BEC5", "#B0BEC5", "#B0BEC5", "#B0BEC5", "#B0BEC5"]]}], "label": "Topic 37", "method": "update"}, {"args": [{"marker.color": [["#B0BEC5", "#B0BEC5", "#B0BEC5", "#B0BEC5", "#B0BEC5", "#B0BEC5", "#B0BEC5", "#B0BEC5", "#B0BEC5", "#B0BEC5", "#B0BEC5", "#B0BEC5", "#B0BEC5", "#B0BEC5", "#B0BEC5", "#B0BEC5", "#B0BEC5", "#B0BEC5", "#B0BEC5", "#B0BEC5", "#B0BEC5", "#B0BEC5", "#B0BEC5", "#B0BEC5", "#B0BEC5", "#B0BEC5", "#B0BEC5", "#B0BEC5", "#B0BEC5", "#B0BEC5", "#B0BEC5", "#B0BEC5", "#B0BEC5", "#B0BEC5", "#B0BEC5", "#B0BEC5", "#B0BEC5", "#B0BEC5", "red", "#B0BEC5", "#B0BEC5", "#B0BEC5", "#B0BEC5", "#B0BEC5", "#B0BEC5", "#B0BEC5", "#B0BEC5", "#B0BEC5", "#B0BEC5", "#B0BEC5"]]}], "label": "Topic 38", "method": "update"}, {"args": [{"marker.color": [["#B0BEC5", "#B0BEC5", "#B0BEC5", "#B0BEC5", "#B0BEC5", "#B0BEC5", "#B0BEC5", "#B0BEC5", "#B0BEC5", "#B0BEC5", "#B0BEC5", "#B0BEC5", "#B0BEC5", "#B0BEC5", "#B0BEC5", "#B0BEC5", "#B0BEC5", "#B0BEC5", "#B0BEC5", "#B0BEC5", "#B0BEC5", "#B0BEC5", "#B0BEC5", "#B0BEC5", "#B0BEC5", "#B0BEC5", "#B0BEC5", "#B0BEC5", "#B0BEC5", "#B0BEC5", "#B0BEC5", "#B0BEC5", "#B0BEC5", "#B0BEC5", "#B0BEC5", "#B0BEC5", "#B0BEC5", "#B0BEC5", "#B0BEC5", "red", "#B0BEC5", "#B0BEC5", "#B0BEC5", "#B0BEC5", "#B0BEC5", "#B0BEC5", "#B0BEC5", "#B0BEC5", "#B0BEC5", "#B0BEC5"]]}], "label": "Topic 39", "method": "update"}, {"args": [{"marker.color": [["#B0BEC5", "#B0BEC5", "#B0BEC5", "#B0BEC5", "#B0BEC5", "#B0BEC5", "#B0BEC5", "#B0BEC5", "#B0BEC5", "#B0BEC5", "#B0BEC5", "#B0BEC5", "#B0BEC5", "#B0BEC5", "#B0BEC5", "#B0BEC5", "#B0BEC5", "#B0BEC5", "#B0BEC5", "#B0BEC5", "#B0BEC5", "#B0BEC5", "#B0BEC5", "#B0BEC5", "#B0BEC5", "#B0BEC5", "#B0BEC5", "#B0BEC5", "#B0BEC5", "#B0BEC5", "#B0BEC5", "#B0BEC5", "#B0BEC5", "#B0BEC5", "#B0BEC5", "#B0BEC5", "#B0BEC5", "#B0BEC5", "#B0BEC5", "#B0BEC5", "red", "#B0BEC5", "#B0BEC5", "#B0BEC5", "#B0BEC5", "#B0BEC5", "#B0BEC5", "#B0BEC5", "#B0BEC5", "#B0BEC5"]]}], "label": "Topic 40", "method": "update"}, {"args": [{"marker.color": [["#B0BEC5", "#B0BEC5", "#B0BEC5", "#B0BEC5", "#B0BEC5", "#B0BEC5", "#B0BEC5", "#B0BEC5", "#B0BEC5", "#B0BEC5", "#B0BEC5", "#B0BEC5", "#B0BEC5", "#B0BEC5", "#B0BEC5", "#B0BEC5", "#B0BEC5", "#B0BEC5", "#B0BEC5", "#B0BEC5", "#B0BEC5", "#B0BEC5", "#B0BEC5", "#B0BEC5", "#B0BEC5", "#B0BEC5", "#B0BEC5", "#B0BEC5", "#B0BEC5", "#B0BEC5", "#B0BEC5", "#B0BEC5", "#B0BEC5", "#B0BEC5", "#B0BEC5", "#B0BEC5", "#B0BEC5", "#B0BEC5", "#B0BEC5", "#B0BEC5", "#B0BEC5", "red", "#B0BEC5", "#B0BEC5", "#B0BEC5", "#B0BEC5", "#B0BEC5", "#B0BEC5", "#B0BEC5", "#B0BEC5"]]}], "label": "Topic 41", "method": "update"}, {"args": [{"marker.color": [["#B0BEC5", "#B0BEC5", "#B0BEC5", "#B0BEC5", "#B0BEC5", "#B0BEC5", "#B0BEC5", "#B0BEC5", "#B0BEC5", "#B0BEC5", "#B0BEC5", "#B0BEC5", "#B0BEC5", "#B0BEC5", "#B0BEC5", "#B0BEC5", "#B0BEC5", "#B0BEC5", "#B0BEC5", "#B0BEC5", "#B0BEC5", "#B0BEC5", "#B0BEC5", "#B0BEC5", "#B0BEC5", "#B0BEC5", "#B0BEC5", "#B0BEC5", "#B0BEC5", "#B0BEC5", "#B0BEC5", "#B0BEC5", "#B0BEC5", "#B0BEC5", "#B0BEC5", "#B0BEC5", "#B0BEC5", "#B0BEC5", "#B0BEC5", "#B0BEC5", "#B0BEC5", "#B0BEC5", "red", "#B0BEC5", "#B0BEC5", "#B0BEC5", "#B0BEC5", "#B0BEC5", "#B0BEC5", "#B0BEC5"]]}], "label": "Topic 42", "method": "update"}, {"args": [{"marker.color": [["#B0BEC5", "#B0BEC5", "#B0BEC5", "#B0BEC5", "#B0BEC5", "#B0BEC5", "#B0BEC5", "#B0BEC5", "#B0BEC5", "#B0BEC5", "#B0BEC5", "#B0BEC5", "#B0BEC5", "#B0BEC5", "#B0BEC5", "#B0BEC5", "#B0BEC5", "#B0BEC5", "#B0BEC5", "#B0BEC5", "#B0BEC5", "#B0BEC5", "#B0BEC5", "#B0BEC5", "#B0BEC5", "#B0BEC5", "#B0BEC5", "#B0BEC5", "#B0BEC5", "#B0BEC5", "#B0BEC5", "#B0BEC5", "#B0BEC5", "#B0BEC5", "#B0BEC5", "#B0BEC5", "#B0BEC5", "#B0BEC5", "#B0BEC5", "#B0BEC5", "#B0BEC5", "#B0BEC5", "#B0BEC5", "red", "#B0BEC5", "#B0BEC5", "#B0BEC5", "#B0BEC5", "#B0BEC5", "#B0BEC5"]]}], "label": "Topic 43", "method": "update"}, {"args": [{"marker.color": [["#B0BEC5", "#B0BEC5", "#B0BEC5", "#B0BEC5", "#B0BEC5", "#B0BEC5", "#B0BEC5", "#B0BEC5", "#B0BEC5", "#B0BEC5", "#B0BEC5", "#B0BEC5", "#B0BEC5", "#B0BEC5", "#B0BEC5", "#B0BEC5", "#B0BEC5", "#B0BEC5", "#B0BEC5", "#B0BEC5", "#B0BEC5", "#B0BEC5", "#B0BEC5", "#B0BEC5", "#B0BEC5", "#B0BEC5", "#B0BEC5", "#B0BEC5", "#B0BEC5", "#B0BEC5", "#B0BEC5", "#B0BEC5", "#B0BEC5", "#B0BEC5", "#B0BEC5", "#B0BEC5", "#B0BEC5", "#B0BEC5", "#B0BEC5", "#B0BEC5", "#B0BEC5", "#B0BEC5", "#B0BEC5", "#B0BEC5", "red", "#B0BEC5", "#B0BEC5", "#B0BEC5", "#B0BEC5", "#B0BEC5"]]}], "label": "Topic 44", "method": "update"}, {"args": [{"marker.color": [["#B0BEC5", "#B0BEC5", "#B0BEC5", "#B0BEC5", "#B0BEC5", "#B0BEC5", "#B0BEC5", "#B0BEC5", "#B0BEC5", "#B0BEC5", "#B0BEC5", "#B0BEC5", "#B0BEC5", "#B0BEC5", "#B0BEC5", "#B0BEC5", "#B0BEC5", "#B0BEC5", "#B0BEC5", "#B0BEC5", "#B0BEC5", "#B0BEC5", "#B0BEC5", "#B0BEC5", "#B0BEC5", "#B0BEC5", "#B0BEC5", "#B0BEC5", "#B0BEC5", "#B0BEC5", "#B0BEC5", "#B0BEC5", "#B0BEC5", "#B0BEC5", "#B0BEC5", "#B0BEC5", "#B0BEC5", "#B0BEC5", "#B0BEC5", "#B0BEC5", "#B0BEC5", "#B0BEC5", "#B0BEC5", "#B0BEC5", "#B0BEC5", "red", "#B0BEC5", "#B0BEC5", "#B0BEC5", "#B0BEC5"]]}], "label": "Topic 45", "method": "update"}, {"args": [{"marker.color": [["#B0BEC5", "#B0BEC5", "#B0BEC5", "#B0BEC5", "#B0BEC5", "#B0BEC5", "#B0BEC5", "#B0BEC5", "#B0BEC5", "#B0BEC5", "#B0BEC5", "#B0BEC5", "#B0BEC5", "#B0BEC5", "#B0BEC5", "#B0BEC5", "#B0BEC5", "#B0BEC5", "#B0BEC5", "#B0BEC5", "#B0BEC5", "#B0BEC5", "#B0BEC5", "#B0BEC5", "#B0BEC5", "#B0BEC5", "#B0BEC5", "#B0BEC5", "#B0BEC5", "#B0BEC5", "#B0BEC5", "#B0BEC5", "#B0BEC5", "#B0BEC5", "#B0BEC5", "#B0BEC5", "#B0BEC5", "#B0BEC5", "#B0BEC5", "#B0BEC5", "#B0BEC5", "#B0BEC5", "#B0BEC5", "#B0BEC5", "#B0BEC5", "#B0BEC5", "red", "#B0BEC5", "#B0BEC5", "#B0BEC5"]]}], "label": "Topic 46", "method": "update"}, {"args": [{"marker.color": [["#B0BEC5", "#B0BEC5", "#B0BEC5", "#B0BEC5", "#B0BEC5", "#B0BEC5", "#B0BEC5", "#B0BEC5", "#B0BEC5", "#B0BEC5", "#B0BEC5", "#B0BEC5", "#B0BEC5", "#B0BEC5", "#B0BEC5", "#B0BEC5", "#B0BEC5", "#B0BEC5", "#B0BEC5", "#B0BEC5", "#B0BEC5", "#B0BEC5", "#B0BEC5", "#B0BEC5", "#B0BEC5", "#B0BEC5", "#B0BEC5", "#B0BEC5", "#B0BEC5", "#B0BEC5", "#B0BEC5", "#B0BEC5", "#B0BEC5", "#B0BEC5", "#B0BEC5", "#B0BEC5", "#B0BEC5", "#B0BEC5", "#B0BEC5", "#B0BEC5", "#B0BEC5", "#B0BEC5", "#B0BEC5", "#B0BEC5", "#B0BEC5", "#B0BEC5", "#B0BEC5", "red", "#B0BEC5", "#B0BEC5"]]}], "label": "Topic 47", "method": "update"}, {"args": [{"marker.color": [["#B0BEC5", "#B0BEC5", "#B0BEC5", "#B0BEC5", "#B0BEC5", "#B0BEC5", "#B0BEC5", "#B0BEC5", "#B0BEC5", "#B0BEC5", "#B0BEC5", "#B0BEC5", "#B0BEC5", "#B0BEC5", "#B0BEC5", "#B0BEC5", "#B0BEC5", "#B0BEC5", "#B0BEC5", "#B0BEC5", "#B0BEC5", "#B0BEC5", "#B0BEC5", "#B0BEC5", "#B0BEC5", "#B0BEC5", "#B0BEC5", "#B0BEC5", "#B0BEC5", "#B0BEC5", "#B0BEC5", "#B0BEC5", "#B0BEC5", "#B0BEC5", "#B0BEC5", "#B0BEC5", "#B0BEC5", "#B0BEC5", "#B0BEC5", "#B0BEC5", "#B0BEC5", "#B0BEC5", "#B0BEC5", "#B0BEC5", "#B0BEC5", "#B0BEC5", "#B0BEC5", "#B0BEC5", "red", "#B0BEC5"]]}], "label": "Topic 48", "method": "update"}, {"args": [{"marker.color": [["#B0BEC5", "#B0BEC5", "#B0BEC5", "#B0BEC5", "#B0BEC5", "#B0BEC5", "#B0BEC5", "#B0BEC5", "#B0BEC5", "#B0BEC5", "#B0BEC5", "#B0BEC5", "#B0BEC5", "#B0BEC5", "#B0BEC5", "#B0BEC5", "#B0BEC5", "#B0BEC5", "#B0BEC5", "#B0BEC5", "#B0BEC5", "#B0BEC5", "#B0BEC5", "#B0BEC5", "#B0BEC5", "#B0BEC5", "#B0BEC5", "#B0BEC5", "#B0BEC5", "#B0BEC5", "#B0BEC5", "#B0BEC5", "#B0BEC5", "#B0BEC5", "#B0BEC5", "#B0BEC5", "#B0BEC5", "#B0BEC5", "#B0BEC5", "#B0BEC5", "#B0BEC5", "#B0BEC5", "#B0BEC5", "#B0BEC5", "#B0BEC5", "#B0BEC5", "#B0BEC5", "#B0BEC5", "#B0BEC5", "red"]]}], "label": "Topic 49", "method": "update"}]}], "title": {"font": {"color": "Black", "size": 22}, "text": "<b>Intertopic Distance Map</b>", "x": 0.5, "xanchor": "center", "y": 0.95, "yanchor": "top"}, "width": 650, "xaxis": {"anchor": "y", "domain": [0, 1], "range": [-12.22, 19.47], "title": {"text": ""}, "visible": false}, "yaxis": {"anchor": "x", "domain": [0, 1], "range": [-5.42, 18.09], "title": {"text": ""}, "visible": false}}}
